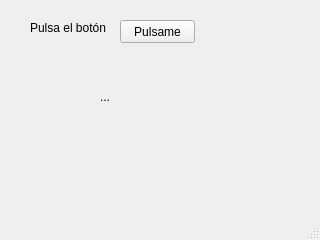
<?xml version="1.0" encoding="UTF-8"?>
<ui version="4.0">
 <class>miVentana</class>
 <widget class="QMainWindow" name="miVentana">
  <property name="geometry">
   <rect>
    <x>0</x>
    <y>0</y>
    <width>320</width>
    <height>240</height>
   </rect>
  </property>
  <property name="windowTitle">
   <string>Hola Mundo</string>
  </property>
  <property name="accessibleName">
   <string>Main</string>
  </property>
  <property name="autoFillBackground">
   <bool>false</bool>
  </property>
  <widget class="QWidget" name="centralwidget">
   <widget class="QLabel" name="lblPulsa">
    <property name="geometry">
     <rect>
      <x>30</x>
      <y>20</y>
      <width>91</width>
      <height>16</height>
     </rect>
    </property>
    <property name="text">
     <string>Pulsa el botón</string>
    </property>
   </widget>
   <widget class="QPushButton" name="psbPulsame">
    <property name="geometry">
     <rect>
      <x>120</x>
      <y>20</y>
      <width>75</width>
      <height>23</height>
     </rect>
    </property>
    <property name="toolTip">
     <string>&lt;html&gt;&lt;head/&gt;&lt;body&gt;&lt;p&gt;Pulsame&lt;/p&gt;&lt;/body&gt;&lt;/html&gt;</string>
    </property>
    <property name="text">
     <string>Pulsame</string>
    </property>
   </widget>
   <widget class="QLabel" name="lblMensaje">
    <property name="geometry">
     <rect>
      <x>100</x>
      <y>90</y>
      <width>47</width>
      <height>14</height>
     </rect>
    </property>
    <property name="text">
     <string>...</string>
    </property>
   </widget>
  </widget>
  <widget class="QMenuBar" name="menubar">
   <property name="geometry">
    <rect>
     <x>0</x>
     <y>0</y>
     <width>320</width>
     <height>22</height>
    </rect>
   </property>
  </widget>
  <widget class="QStatusBar" name="statusbar"/>
 </widget>
 <resources/>
 <connections>
  <connection>
   <sender>psbPulsame</sender>
   <signal>clicked()</signal>
   <receiver>lblMensaje</receiver>
   <slot>clear()</slot>
   <hints>
    <hint type="sourcelabel">
     <x>157</x>
     <y>54</y>
    </hint>
    <hint type="destinationlabel">
     <x>109</x>
     <y>119</y>
    </hint>
   </hints>
  </connection>
 </connections>
</ui>
